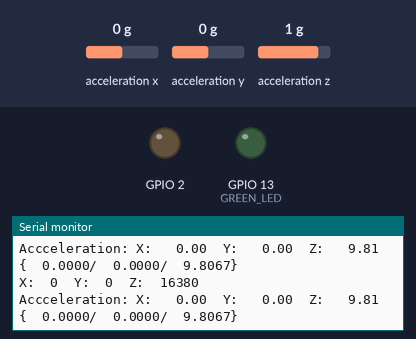
This sketch was run on a simulated ESP8266 (NodeMCU). On the bench: output pins drawn as LEDs (lit = HIGH), the last lines printed to the serial monitor. The test bench sets the inputs (shaded band); at power-on: acceleration x 0 g, acceleration y 0 g, acceleration z 1 g. WiFi joins after 1.5 s; servers stay silent unless stated; no MQTT or app messages arrive unless stated.

Above: at 2.7 s.
2.8 s: acceleration x set to -1.4 g
At 4.4 s:
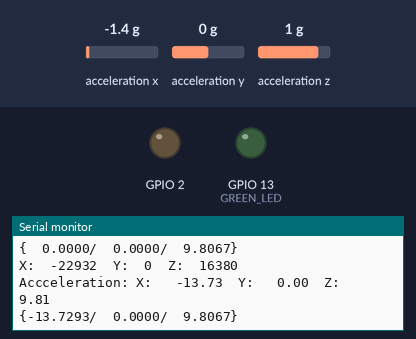
5.8 s: acceleration y set to -1.4 g
At 7.2 s:
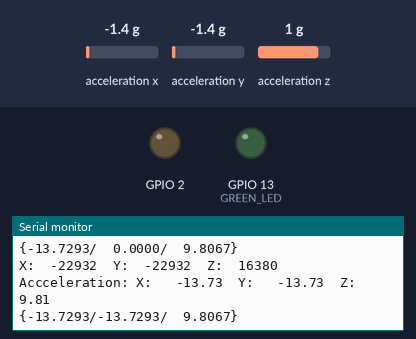
8.8 s: acceleration z set to -1.4 g
At 10.4 s:
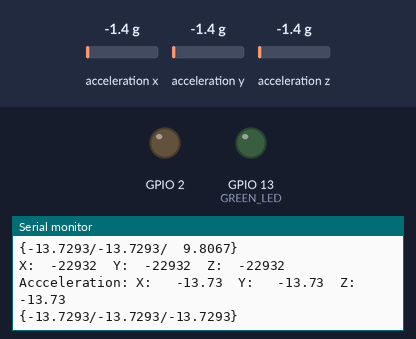

The sketch:

AutoCar1.4.ino
```cpp
/*
Scalextric AutoCar Code for ESP8266 Board

1.0   22-04-2017  ALS   Got Board up and running
1.1   23-04-2017  ALS   Installed MQTT libraries and got pub sub working between board and python code on laptop via mqtt-dashboard broker
1.2   24-04-2017  ALS   Added potentiomer (instead of 3-axis accelerometer for now)
1.3   24-04-2017  ALS   Added Red and Greed LED light to respond to message from broker when we are under 500 kphh / over 500 kph
1.4   04-05-2017  ALS   Added accelerometer and sending data to MQTT broker
*/


/*
Connect Vin to the power supply, 3-5V is fine. Use the same voltage that the microcontroller logic is based off of. For most Arduinos, that is 5V
Connect GND to common power/data ground
Connect the SCL pin to the D1
Connect the SDA pin to the D2
 */


// Include the ESP Wifi library so we can get on to the network, as well as the MQTT library
#include <ESP8266WiFi.h>
#include <PubSubClient.h>

// Include standard libraries
#include<stdlib.h>
#include<String.h>

// Include sensor library
#include "Adafruit_MMA8451.h"
#include <Adafruit_Sensor.h>

#include<Wire.h>

// Update these with values suitable for the network.

//const char* ssid = "VM6251929";
//const char* password = "wf8cfCkfPnfy";
//const char* mqtt_server = "www.mqtt-dashboard.com";

const char* ssid = "Xperia X_d5f8";
const char* password = "!1234567890";
const char* mqtt_server = "192.168.43.186";

// Accelerometer initiation
Adafruit_MMA8451 mma = Adafruit_MMA8451();

WiFiClient espClient;
PubSubClient client(espClient);
long lastMsg = 0;
String msg;


int accel_value;             // Initialise accelerometer value
int GREEN_LED = 13;          // The Greed LED is connected to GPIO pin D7 (in reality Arduino pin 13 !)
int RED_LED = 12;            // The Red LED is connected to GPIO pin D6 (in reality Arduino pin 12 !)

void setup() {
  pinMode(BUILTIN_LED, OUTPUT);     // Initialize the BUILTIN_LED pin as an output - we will flash the built in LED when we get a message pushed to the board
  pinMode(GREEN_LED, OUTPUT);     // Initialize the GREEN_LED pin as an output

  Serial.begin(115200);
  setup_accelerometer();
  setup_wifi();
  client.setServer(mqtt_server, 1883);  /// default port for mqtt servers is 1883
  client.setCallback(callback);
}

void setup_accelerometer() {
  if (! mma.begin()) {
    Serial.println("Couldnt start");
    while (1);
  }
  Serial.println("MMA8451 found!");


}
void setup_wifi() {
    digitalWrite(GREEN_LED, LOW);  // Turn the green LED low
    digitalWrite(RED_LED, LOW);   // Turn the red LED low

  delay(10);
  // We start by connecting to a WiFi network
  Serial.println();
  Serial.print("Connecting to ");
  Serial.println(ssid);

WiFi.begin(ssid, password);

  // Let's get connected first
  while (WiFi.status() != WL_CONNECTED) {
    delay(500);
    Serial.print(".");
  }

  Serial.println("WiFi connected");
  Serial.println("IP address: ");
  Serial.println(WiFi.localIP());
}

void callback(char* topic, byte* payload, unsigned int length) {
  for (int i = 0; i < length; i++) {
    Serial.print((char)payload[i]);
  }
  Serial.println();

  // Switch on the LED if a 1 was received as first character
  if ((char)payload[0] == '1') {
    Serial.println("Speed Up");
    digitalWrite(RED_LED, LOW);   // Turn the red LED off
    digitalWrite(GREEN_LED, HIGH);   // Turn the green LED on
  }
  if ((char)payload[0] == '0') {
    Serial.println("Slow Down");
    digitalWrite(GREEN_LED, LOW);  // Turn the green LED off
    digitalWrite(RED_LED, HIGH);   // Turn the red LED on
  }
  if ((char)payload[0] == '2') {
    Serial.println("Speed OK");
    digitalWrite(GREEN_LED, HIGH);  // Turn the green LED on
    digitalWrite(RED_LED, HIGH);   // Turn the red LED on
  }
  if ((char)payload[0] == '3') {
    Serial.println("Stopped");
    digitalWrite(GREEN_LED, LOW);  // Turn the green LED low
    digitalWrite(RED_LED, LOW);   // Turn the red LED low
  }

}

void reconnect() {
  // Loop until we're reconnected
  while (!client.connected()) {
    Serial.print("Attempting to connect to local MQTT broker.");
    // Attempt to connect
    if (client.connect("Car")) {
      Serial.println("Connected to local MQTT Broker");
    } else {
      Serial.print("Failed to connect to local MQTT Broker: RC=");
      Serial.print(client.state());
      Serial.println("Trying again in 5 seconds");
      // Wait 5 seconds before retrying
      delay(5000);
    }
  }
}

void loop() {

  if (!client.connected()) {
    reconnect();
  }
  client.loop();

  long now = millis();
  // can take this down as far as 5 milliseconds and it seems stable
  if (now - lastMsg > 1000) {
  long now = millis();


  // Read the 'raw' data in 14-bit counts
  mma.read();
  Serial.print("X:\t"); Serial.print(mma.x);
  Serial.print("\tY:\t"); Serial.print(mma.y);
  Serial.print("\tZ:\t"); Serial.print(mma.z);
  Serial.println();

  /* Get a new sensor event */
  sensors_event_t event;
  mma.getEvent(&event);

  /* Display the results (acceleration is measured in m/s^2) */
  Serial.print("Accceleration: X: \t"); Serial.print(event.acceleration.x); Serial.print("\t");
  Serial.print("Y: \t"); Serial.print(event.acceleration.y); Serial.print("\t");
  Serial.print("Z: \t"); Serial.print(event.acceleration.z); Serial.println("\t");


  // Variables to hold x,y and z position of accelerometer
  char x[9];
  char y[9];
  char z[9];

  // Arguments to dtostrf -> initial float value, total with of result, digits post decimal point, target variable.
  dtostrf(event.acceleration.x, 8, 4, x);
  dtostrf(event.acceleration.y, 8, 4, y);
  dtostrf(event.acceleration.z, 8, 4, z);

  msg="{"+ String(x) + "/" + String(y) + "/" + String(z)+ "}";
  lastMsg = now;
  char outputmessage[msg.length()+1];
  msg.toCharArray(outputmessage, msg.length()+1);

  Serial.println(outputmessage);
  client.publish("Scalextric/JaguarF1/Eddie_Irvine/Datapoints/",outputmessage );
  }

}
```

Measured:
- after the input at 2.8 s, the serial monitor: prints a new line after 0.77 s (image 1)
- after the input at 5.8 s, the serial monitor: prints a new line after 0.77 s (image 2)
- after the input at 8.8 s, the serial monitor: prints a new line after 0.77 s (image 3)
